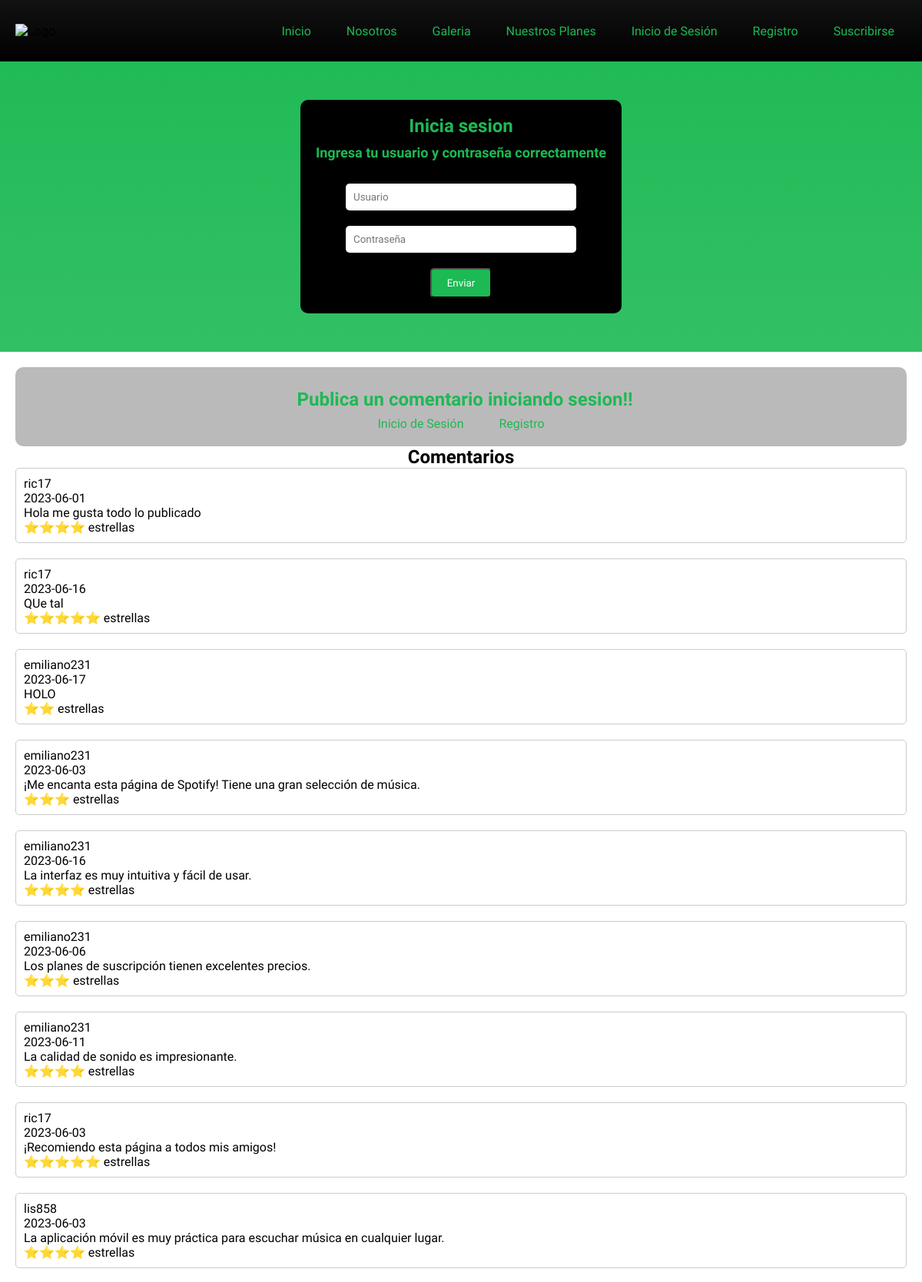
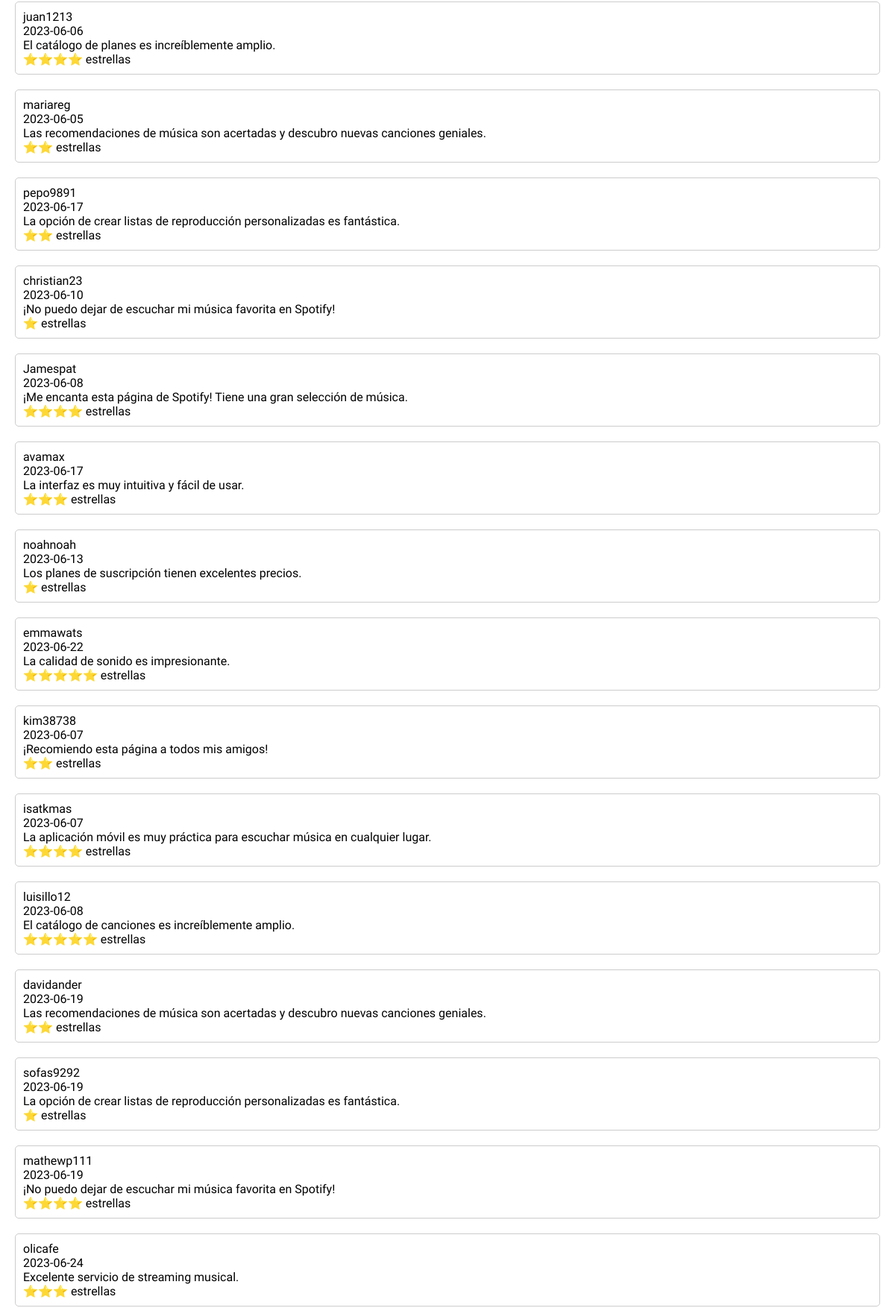
The page /login.php (upper part) on the database its author committed (2 pictures, top to bottom).
### tables this page shows
CREATE TABLE `comentarios` (
  `id_comentario` int(11) NOT NULL,
  `comentario_usuario` int(11) NOT NULL,
  `fecha` date NOT NULL,
  `cuerpo_comentario` varchar(500) NOT NULL,
  `estrellas` int(5) NOT NULL
);

CREATE TABLE `usuarios` (
  `id_usuario` int(11) NOT NULL,
  `usuario` varchar(12) NOT NULL,
  `nombre` varchar(70) NOT NULL,
  `apellido` varchar(70) NOT NULL,
  `correo` varchar(300) NOT NULL,
  `contrasena` varchar(12) NOT NULL
);

### login.php (the view, shortened to what this page needs)
<?php
$servername = "localhost";
$username = "root";
$password = "";
$dbname = "spotify_finalp";
$conn = mysqli_connect($servername, $username, $password, $dbname);
?>
<!DOCTYPE html>
<html>
    <head>
        <link rel="stylesheet" href="styles.css">
    </head>
    <body>
    <header>
        <div class="logo">
            <img src="https://storage.googleapis.com/pr-newsroom-wp/1/2018/11/Spotify_Logo_CMYK_Green.png" alt="Logo">
        </div>
        <div class="buttons">
            <a href="index.php">Inicio</a>
            <a href="#nosotros">Nosotros</a>
            <a href="#galerias">Galeria</a>
            <a href="#planes">Nuestros Planes</a>
            <a href="login.php">Inicio de Sesión</a>
            <a href="registro.php">Registro</a>
            <a href="planes.php">Suscribirse</a>
        </div>
    </header>
    <section class="contact-section">
        <form action="<?php echo $_SERVER['PHP_SELF']; ?>" method="POST">
        <h1 class="form-title">Inicia sesion</h1>
        <h3 class="form-subtitle">Ingresa tu usuario y contraseña correctamente</h3>
            <input type="text" name="usuario" placeholder="Usuario" required>
            <input type="password" name="contrasena" placeholder="Contraseña" required>
            <button name="submit" type="submit" class="submit-button">Enviar</button>
        </form>
    </section>
    <section id="comentarios-section">
    <form action="<?php echo $_SERVER['PHP_SELF']; ?>" method="POST">
        <h2>Publica un comentario iniciando sesion!!</h2>
        <div class="buttons">
            <a href="login.php">Inicio de Sesión</a>
            <a href="registro.php">Registro</a>
        </div>
    </form>
        <h1>Comentarios</h1>
        <?php
        $query_cc = "SELECT * FROM comentarios";
        $result_cc = mysqli_query($conn, $query_cc);
        while ($rowcc = mysqli_fetch_assoc($result_cc)) {
            $comentario_usuario= $rowcc['comentario_usuario'];
            $fecha = $rowcc['fecha'];
            $cuerpoComentario = $rowcc['cuerpo_comentario'];
            $estrellas = $rowcc['estrellas'];
            $estrellasHtml = '';
            for ($i = 1; $i <= $estrellas; $i++) {
                $estrellasHtml .= '⭐';
            }
            ?>
            <div class="comentario">
                <div class="usuario"><?php
                $queryUsuario = "SELECT usuario FROM usuarios WHERE id_usuario = $comentario_usuario";
                $resultUsuario = mysqli_query($conn, $queryUsuario);
                $rowUsuario = mysqli_fetch_assoc($resultUsuario);
                $usuario = $rowUsuario['usuario'];
                echo $usuario;
                ?>
                </div>
                <div class="fecha"><?php echo $fecha; ?></div>
                <div class="cuerpo"><?php echo $cuerpoComentario; ?></div>
                <div class="estrellas"><?php echo $estrellasHtml; ?> estrellas</div>
            </div>
            <?php
        }
        ?>
    </section>
    </body>
</html>

### styles.css (style rules this page uses)
* { margin:0; padding:0; box-sizing:border-box; font-family: 'Pathway Extreme', sans-serif; transition:.3s; }
body { background: linear-gradient(#1DB954, #FFFFFF); background: -webkit-linear-gradient(#1DB954, #FFFFFF); height: 100%; }
header { background: linear-gradient(to bottom, #121212, #000000); height: 80px; display: flex; align-items: center; justify-content: space-between; padding: 0 20px; }
.logo img { height: 40px; }
.buttons a, h2 { color: #1DB954; text-decoration: none; padding: 8px 16px; margin-left: 10px; }
.buttons a:first-child { margin-left: 0; }
.contact-section { width: 100%; background-color: transparent; display: flex; flex-direction: column; align-items: center; padding: 50px 0; }
.form-title { font-size: 24px; text-align: center; margin-bottom: 10px; color: #1DB954; }
.form-subtitle { font-size: 18px; text-align: center; margin-bottom: 30px; color: #1DB954; }
form { display: flex; flex-direction: column; align-items: center; background-color: #000000; border-radius: 10px; padding: 20px; }
input[type="email"], input[type="text"], input[type="password"], textarea { width: 300px; padding: 10px; margin-bottom: 20px; border: none; border-radius: 5px; }
.submit-button { display: inline-block; background-color: #1DB954; color: #FFFFFF; padding: 10px 20px; text-decoration: none; border-radius: 5px; transition: background-color 0.3s ease; }
#comentarios-section form { background-color: #b7b7b7f4; border-radius: 10px; padding: 20px; color: #000000; }
#comentarios-section form h2 { margin-top: 0; }
#comentarios-section { width: 100%; padding: 20px; background-color: #FFFFFF; }
#comentarios-section h1 { text-align: center; }
.comentario { border: 1px solid #CCCCCC; border-radius: 5px; padding: 10px; margin-bottom: 20px; }

### rows shown on the page
comentarios: comentario_usuario.usuario "ric17", fecha "2023-06-01", cuerpo_comentario "Hola me gusta todo lo publicado", estrellasHtml "⭐⭐⭐⭐"
comentarios: comentario_usuario.usuario "ric17", fecha "2023-06-16", cuerpo_comentario "QUe tal", estrellasHtml "⭐⭐⭐⭐⭐"
comentarios: comentario_usuario.usuario "emiliano231", fecha "2023-06-17", cuerpo_comentario "HOLO", estrellasHtml "⭐⭐"
comentarios: comentario_usuario.usuario "emiliano231", fecha "2023-06-03", cuerpo_comentario "¡Me encanta esta página de Spotify! Tiene una gran selección de música.", estrellasHtml "⭐⭐⭐"
comentarios: comentario_usuario.usuario "emiliano231", fecha "2023-06-16", cuerpo_comentario "La interfaz es muy intuitiva y fácil de usar.", estrellasHtml "⭐⭐⭐⭐"
comentarios: comentario_usuario.usuario "emiliano231", fecha "2023-06-06", cuerpo_comentario "Los planes de suscripción tienen excelentes precios.", estrellasHtml "⭐⭐⭐"
comentarios: comentario_usuario.usuario "emiliano231", fecha "2023-06-11", cuerpo_comentario "La calidad de sonido es impresionante.", estrellasHtml "⭐⭐⭐⭐"
comentarios: comentario_usuario.usuario "ric17", fecha "2023-06-03", cuerpo_comentario "¡Recomiendo esta página a todos mis amigos!", estrellasHtml "⭐⭐⭐⭐⭐"
comentarios: comentario_usuario.usuario "lis858", fecha "2023-06-03", cuerpo_comentario "La aplicación móvil es muy práctica para escuchar música en cualquier lugar.", estrellasHtml "⭐⭐⭐⭐"
comentarios: comentario_usuario.usuario "juan1213", fecha "2023-06-06", cuerpo_comentario "El catálogo de planes es increíblemente amplio.", estrellasHtml "⭐⭐⭐⭐"
comentarios: comentario_usuario.usuario "mariareg", fecha "2023-06-05", cuerpo_comentario "Las recomendaciones de música son acertadas y descubro nuevas canciones geniales.", estrellasHtml "⭐⭐"
comentarios: comentario_usuario.usuario "pepo9891", fecha "2023-06-17", cuerpo_comentario "La opción de crear listas de reproducción personalizadas es fantástica.", estrellasHtml "⭐⭐"
comentarios: comentario_usuario.usuario "christian23", fecha "2023-06-10", cuerpo_comentario "¡No puedo dejar de escuchar mi música favorita en Spotify!", estrellasHtml "⭐"
comentarios: comentario_usuario.usuario "Jamespat", fecha "2023-06-08", cuerpo_comentario "¡Me encanta esta página de Spotify! Tiene una gran selección de música.", estrellasHtml "⭐⭐⭐⭐"
comentarios: comentario_usuario.usuario "avamax", fecha "2023-06-17", cuerpo_comentario "La interfaz es muy intuitiva y fácil de usar.", estrellasHtml "⭐⭐⭐"
comentarios: comentario_usuario.usuario "noahnoah", fecha "2023-06-13", cuerpo_comentario "Los planes de suscripción tienen excelentes precios.", estrellasHtml "⭐"
comentarios: comentario_usuario.usuario "emmawats", fecha "2023-06-22", cuerpo_comentario "La calidad de sonido es impresionante.", estrellasHtml "⭐⭐⭐⭐⭐"
comentarios: comentario_usuario.usuario "kim38738", fecha "2023-06-07", cuerpo_comentario "¡Recomiendo esta página a todos mis amigos!", estrellasHtml "⭐⭐"
comentarios: comentario_usuario.usuario "isatkmas", fecha "2023-06-07", cuerpo_comentario "La aplicación móvil es muy práctica para escuchar música en cualquier lugar.", estrellasHtml "⭐⭐⭐⭐"
comentarios: comentario_usuario.usuario "luisillo12", fecha "2023-06-08", cuerpo_comentario "El catálogo de canciones es increíblemente amplio.", estrellasHtml "⭐⭐⭐⭐⭐"
comentarios: comentario_usuario.usuario "davidander", fecha "2023-06-19", cuerpo_comentario "Las recomendaciones de música son acertadas y descubro nuevas canciones geniales.", estrellasHtml "⭐⭐"
comentarios: comentario_usuario.usuario "sofas9292", fecha "2023-06-19", cuerpo_comentario "La opción de crear listas de reproducción personalizadas es fantástica.", estrellasHtml "⭐"
comentarios: comentario_usuario.usuario "mathewp111", fecha "2023-06-19", cuerpo_comentario "¡No puedo dejar de escuchar mi música favorita en Spotify!", estrellasHtml "⭐⭐⭐⭐"
comentarios: comentario_usuario.usuario "olicafe", fecha "2023-06-24", cuerpo_comentario "Excelente servicio de streaming musical.", estrellasHtml "⭐⭐⭐"
